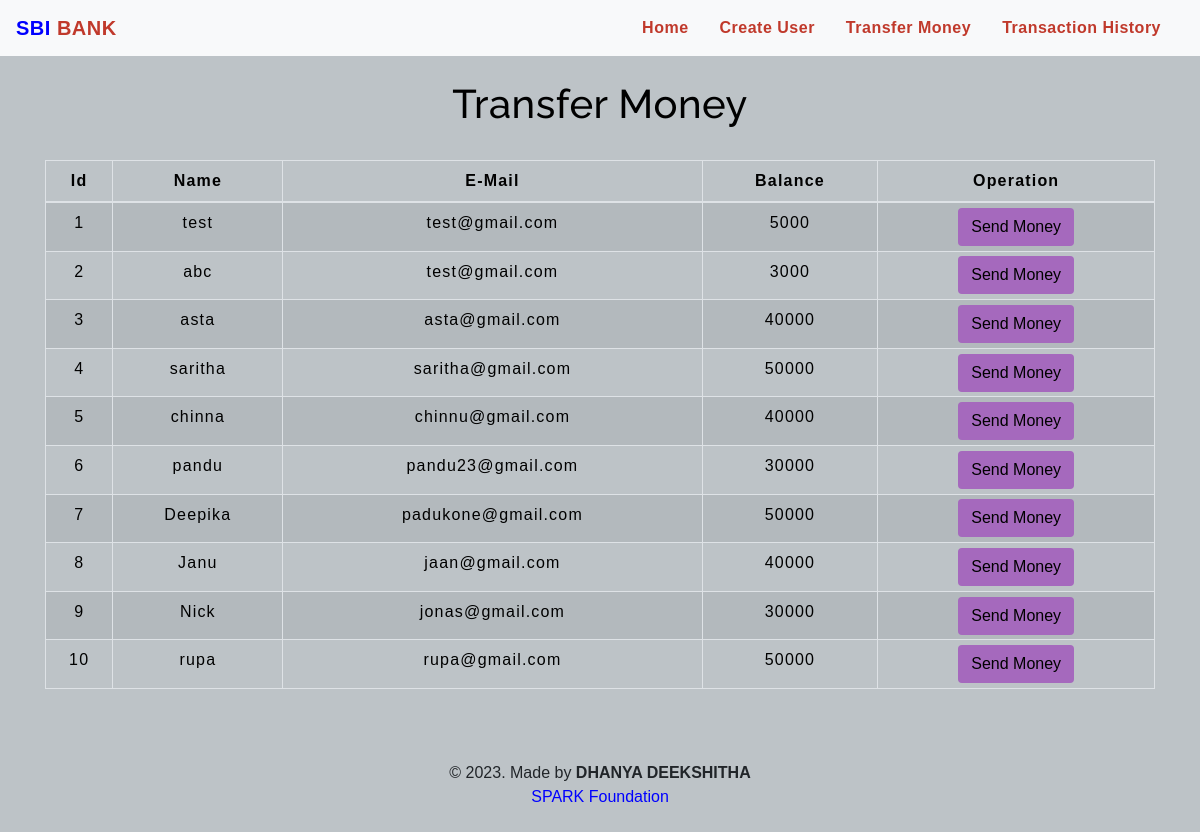
The app's page /transfermoney.php with its own data.
### tables this page shows
CREATE TABLE `users` (
  `id` int(3) NOT NULL,
  `name` text NOT NULL,
  `email` varchar(30) NOT NULL,
  `balance` int(8) NOT NULL
);

### transfermoney.php (the view, shortened to what this page needs)
<!DOCTYPE html>
<html lang="en">
<head>
    <link rel="stylesheet" href="https://maxcdn.bootstrapcdn.com/bootstrap/4.0.0/css/bootstrap.min.css">
    <link rel="stylesheet" type="text/css" href="css/table.css">
    <link rel="stylesheet" type="text/css" href="css/navbar.css">
</head>
<body style="background-color : #BDC3C7;">
<?php
    include 'config.php';
    $sql = "SELECT * FROM users";
    $result = mysqli_query($conn,$sql);
?>
<?php
  include 'navbar.php';
?>
<div class="container">
        <h2 class="text-center pt-4" style="color : black;">Transfer Money</h2>
        <br>
            <div class="row">
                <div class="col">
                    <div class="table-responsive-sm">
                    <table class="table table-hover table-sm table-striped table-condensed table-bordered" style="border-color:black;">
                        <thead style="color : black;">
                            <tr>
                            <th scope="col" class="text-center py-2">Id</th>
                            <th scope="col" class="text-center py-2">Name</th>
                            <th scope="col" class="text-center py-2">E-Mail</th>
                            <th scope="col" class="text-center py-2">Balance</th>
                            <th scope="col" class="text-center py-2">Operation</th>
                            </tr>
                        </thead>
                        <tbody>
                <?php
                    while($rows=mysqli_fetch_assoc($result)){
                ?>
                    <tr style="color : black;">
                        <td class="py-2"><?php echo $rows['id'] ?></td>
                        <td class="py-2"><?php echo $rows['name']?></td>
                        <td class="py-2"><?php echo $rows['email']?></td>
                        <td class="py-2"><?php echo $rows['balance']?></td>
                        <td><a href="selecteduserdetail.php?id= <?php echo $rows['id'] ;?>"> <button type="button" class="btn" style="background-color : #A569BD;">Send Money</button></a></td>
                    </tr>
                <?php
                    }
                ?>
                        </tbody>
                    </table>
                    </div>
                </div>
            </div>
         </div>
         <footer class="text-center mt-5 py-2">
         <p>&copy 2023. Made by <b>DHANYA DEEKSHITHA</b> <br><span> SPARK Foundation</span></p>
        </footer>
</body>
</html>

### navbar.php (shortened to what this page needs)
<nav class="navbar navbar-expand-md navbar-light bg-light">
<a class="navbar-brand" href="index.php" style="color : #C0392B;"><b><span>SBI</span> BANK</b></a>
<div class="collapse navbar-collapse" id="collapsibleNavbar">
      <ul class="navbar-nav ml-auto">
        <li class="nav-item">
          <a class="nav-link" href="index.php" style="color : #C0392B;"><b>Home</b></a>
        </li>
        <li class="nav-item">
          <a class="nav-link" href="createuser.php" style="color : #C0392B;"><b>Create User</b></a>
        </li>
        <li class="nav-item">
          <a class="nav-link" href="transfermoney.php" style="color : #C0392B;"><b>Transfer Money</b></a>
        </li>
        <li class="nav-item">
          <a class="nav-link" href="transactionhistory.php" style="color : #C0392B;"><b>Transaction History</b></a>
        </li>
    </div>
 </nav>

### css/table.css (style rules this page uses)
* { padding: 0; margin: 0; box-sizing: border-box; font-family: sans-serif; }
h2 { font-size: 40px; }
table { letter-spacing: 1.2px; }
td { text-align: center; }
button { border:none; background: #d9d9d9; transition: 1s; }

### css/navbar.css (style rules this page uses)
.nav-link { margin-right: 15px; color:#2F363F; letter-spacing: 0.5px; transition: 0.5s; }
.navbar-brand { color: #4C4B4B; letter-spacing: 0.5px; }
h2 { color: #4C4B4B; letter-spacing: 0.5px; font-family: raleway; }
span { color:blue; }

### transfermoney.php (style rules this page uses)
button { transition: 1.5s; }

### records on screen
users: id "1", name "test", email "test@gmail.com", balance "5000"
users: id "2", name "abc", email "test@gmail.com", balance "3000"
users: id "3", name "asta", email "asta@gmail.com", balance "40000"
users: id "4", name "saritha", email "saritha@gmail.com", balance "50000"
users: id "5", name "chinna", email "chinnu@gmail.com", balance "40000"
users: id "6", name "pandu", email "pandu23@gmail.com", balance "30000"
users: id "7", name "Deepika", email "padukone@gmail.com", balance "50000"
users: id "8", name "Janu", email "jaan@gmail.com", balance "40000"
users: id "9", name "Nick", email "jonas@gmail.com", balance "30000"
users: id "10", name "rupa", email "rupa@gmail.com", balance "50000"
